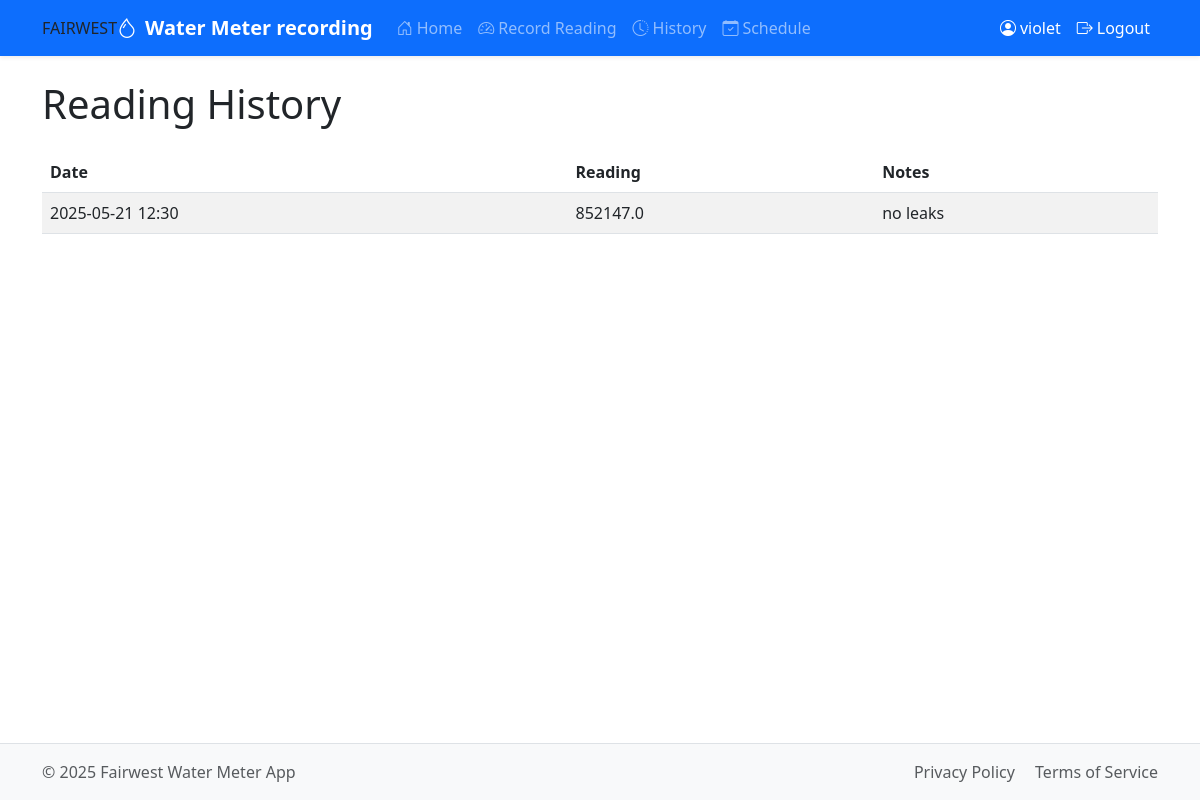
Page /history (signed in) on the committed database.
### tables this page shows
CREATE TABLE users (
                id INTEGER PRIMARY KEY AUTOINCREMENT,
                username TEXT UNIQUE NOT NULL,
                email TEXT UNIQUE NOT NULL,
                password TEXT NOT NULL,
                unit_number TEXT UNIQUE NOT NULL,
                is_admin INTEGER DEFAULT 0,
                created_at DATETIME DEFAULT CURRENT_TIMESTAMP
            );

CREATE TABLE meter_readings (
                id INTEGER PRIMARY KEY AUTOINCREMENT,
                user_id INTEGER NOT NULL,
                reading REAL NOT NULL,
                notes TEXT,
                created_at DATETIME DEFAULT CURRENT_TIMESTAMP,
                FOREIGN KEY (user_id) REFERENCES users (id)
            );

### app.py (the view)
@app.route('/history')
def history():
    if 'user_id' not in session:
        return redirect(url_for('login'))
    conn = get_db()
    cursor = conn.cursor()
    formatted_readings = []
    try:
        cursor.execute("""
            SELECT id, reading, notes, created_at
            FROM meter_readings
            WHERE user_id = ?
            ORDER BY created_at DESC
        """, (session['user_id'],))
        for row in cursor.fetchall():
            reading = dict(row)
            created_at_utc = datetime.strptime(reading['created_at'], '%Y-%m-%d %H:%M:%S').replace(tzinfo=pytz.utc)
            created_at_local = created_at_utc.astimezone(local_tz)
            reading['date'] = created_at_local.strftime('%Y-%m-%d')
            reading['time'] = created_at_local.strftime('%H:%M:%S')
            reading['datetime'] = created_at_local.strftime('%Y-%m-%d %H:%M')
            formatted_readings.append(reading)
    except sqlite3.Error as e:
        flash(f"Error fetching history: {e}", 'danger')
    finally:
        close_db(conn)
    return render_template('history.html', readings=formatted_readings)

### app.py (called while the page is built)
@app.after_request
def after_request(response):
    response.headers["Cache-Control"] = "no-cache, no-store, must-revalidate"
    response.headers["Expires"] = 0
    response.headers["Pragma"] = "no-cache"
    return response

def get_db():
    conn = sqlite3.connect("meters.db")
    conn.row_factory = sqlite3.Row  # To access columns by name
    return conn

@app.before_request
def load_user():
    g.user = None
    if 'user_id' in session:
        conn = get_db()
        cursor = conn.cursor()
        try:
            cursor.execute("SELECT username FROM users WHERE id = ?", (session['user_id'],))
            user = cursor.fetchone()
            if user:
                g.user = user['username']
        except sqlite3.Error as e:
            flash(f"Error loading user: {e}", 'danger')
        finally:
            close_db(conn)

@app.context_processor
def inject_now():
    return {'now': datetime.now()}

### templates/history.html (shortened to what this page needs)
{% extends "base.html" %}
{% block content %}
    <h1 class="mb-4">Reading History</h1>
    {% if readings %}
        <div class="table-responsive">
            <table class="table table-striped">
                <thead>
                    <tr>
                        <th>Date</th>
                        <th>Reading</th>
                        <th>Notes</th>
                    </tr>
                </thead>
                <tbody>
                   {% for reading in readings %}
                    <tr>
                        <td>{{ reading.datetime }}</td>
                        <td>{{ reading.reading }}</td>
                        <td>{{ reading.notes or '' }}</td>
                    </tr>
                   {% endfor %}
                </tbody>
            </table>
        </div>
    {% else %}
        <div class="alert alert-info">
            No readings recorded yet. <a href="{{ url_for('meter') }}" class="alert-link">Record your first reading now</a>.
        </div>
    {% endif %}
{% endblock %}

### templates/base.html (shortened to what this page needs)
<!DOCTYPE html>
<html lang="en">
<head>
    <link href="https://cdn.jsdelivr.net/npm/bootstrap@5.3.0/dist/css/bootstrap.min.css" rel="stylesheet">
    <link rel="stylesheet" href="https://cdn.jsdelivr.net/npm/bootstrap-icons@1.10.0/font/bootstrap-icons.css">
    <link rel="stylesheet" href="https://cdnjs.cloudflare.com/ajax/libs/font-awesome/5.15.4/css/all.min.css">
    <link rel="stylesheet" href="{{ url_for('static', filename='style.css') }}">
</head>
<body class="d-flex flex-column min-vh-100">
    <nav class="navbar navbar-expand-lg navbar-dark bg-primary shadow-sm">
        <div class="container">
            FAIRWEST<a class="navbar-brand fw-semibold fs-5" href="{{ url_for('index') }}">
                <i class="bi bi-droplet me-2"></i>Water Meter recording
            </a>
            <div class="collapse navbar-collapse" id="navbarNav">
                <ul class="navbar-nav me-auto">
                    {% if 'user_id' in session %}
                        <li class="nav-item">
                            <a class="nav-link" href="{{ url_for('index') }}">
                                <i class="bi bi-house-door me-1"></i>Home
                            </a>
                        </li>
                        <li class="nav-item">
                            <a class="nav-link" href="{{ url_for('meter') }}">
                                <i class="bi bi-speedometer2 me-1"></i>Record Reading
                            </a>
                        </li>
                        <li class="nav-item">
                            <a class="nav-link" href="{{ url_for('history') }}">
                                <i class="bi bi-clock-history me-1"></i>History
                            </a>
                        </li>
                        <li class="nav-item">
                            <a class="nav-link" href="{{ url_for('schedule') }}">
                                <i class="bi bi-calendar-check me-1"></i>Schedule
                            </a>
                        </li>
                    {% endif %}
                </ul>
                <ul class="navbar-nav">
                    {% if 'user_id' in session %}
                        <li class="nav-item">
                            <span class="nav-link disabled text-white">
                                <i class="bi bi-person-circle me-1"></i>{{ session.get('username', 'User') }}
                            </span>
                        </li>
                        <li class="nav-item">
                            <a class="nav-link text-white" href="{{ url_for('logout') }}">
                                <i class="bi bi-box-arrow-right me-1"></i>Logout
                            </a>
                        </li>
                    {% endif %}
                </ul>
            </div>
        </div>
    </nav>
    <main class="container my-4 flex-grow-1">
        {% block content %}{% endblock %}
    </main>
    <footer class="bg-light mt-auto py-3 border-top">
        <div class="container">
            <div class="row">
                <div class="col-md-6 text-center text-md-start">
                    <span class="text-muted">&copy; {{ now.year }} Fairwest Water Meter App</span>
                </div>
                <div class="col-md-6 text-center text-md-end">
                    <a href="#" class="text-decoration-none text-muted me-3">Privacy Policy</a>
                    <a href="#" class="text-decoration-none text-muted">Terms of Service</a>
                </div>
            </div>
        </div>
    </footer>
</body>
</html>

### rows in the picture
users: get "violet"
meter_readings: datetime "2025-05-21 12:30", reading "852147.0", notes "no leaks"
